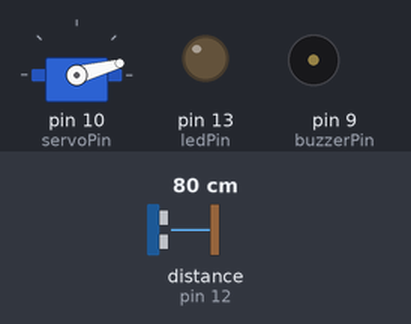
Recording of a sketch running on a simulated Arduino Uno, built with avr-gcc and run on an emulated ATmega328P. Parts: servo, output pins drawn as LEDs (lit = HIGH), buzzer (waves = sounding). Wiring (inferred from the names in the program): ultrasonic range finder: trigger pin 11; echo pin 12. Inputs (shaded band) come from the test bench; at power-on: distance to the obstacle (sensor on pin 12) 80 cm. The echo pulse lasts 58.3 µs per cm; pins used as bus, display or sensor lines are not drawn; what the sketch prints to the serial monitor is not drawn.

Above: at 0.01 s.
1.3 s: distance to the obstacle (sensor on pin 12) set to 2 cm
At 1.9 s:
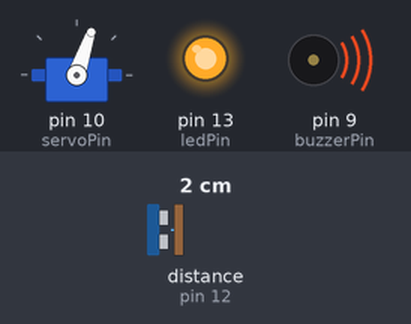
4.3 s: distance to the obstacle (sensor on pin 12) set to 14 cm
7.3 s: distance to the obstacle (sensor on pin 12) set to 18 cm
At 8.0 s:
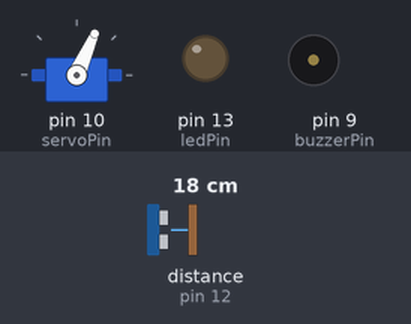
10.3 s: distance to the obstacle (sensor on pin 12) set to 12 cm
At 10.8 s:
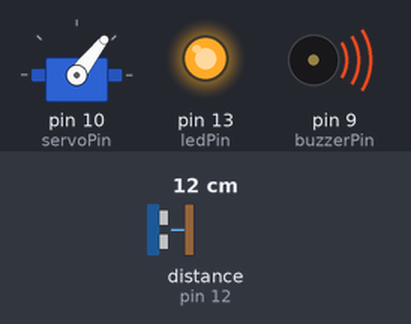
13.3 s: distance to the obstacle (sensor on pin 12) set to 120 cm
At 14.61 s:
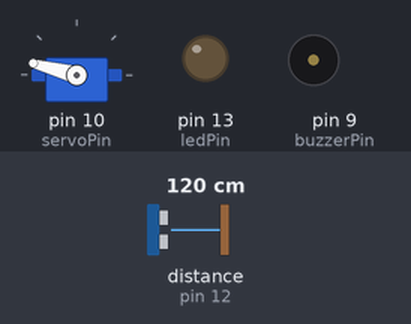
16.3 s: distance to the obstacle (sensor on pin 12) set to 60 cm
Timing chart, 0 to 20.3 s (numbered marks = the images above; inputs shaded):
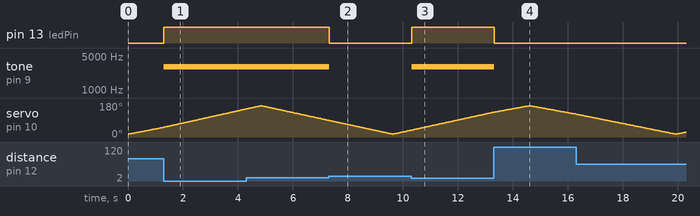

The sketch:

RadarSystem_code.ino
```cpp
#include <Servo.h>


const int trigPin = 11;
const int echoPin = 12;

long duration;
int distance;

const int servoPin = 10;
Servo myServo;

const int ledPin = 13;
const int buzzerPin = 9;

void setup() {
  pinMode(trigPin, OUTPUT);
  pinMode(echoPin, INPUT);

  pinMode(ledPin, OUTPUT);
  pinMode(buzzerPin, OUTPUT);

  Serial.begin(9600);
  myServo.attach(servoPin);
}

void loop() {
  for (int i = 15; i <= 165; i++) {
    myServo.write(i);
    delay(30);

    distance = calculateDistance();
    handleAlerts();

    Serial.print(i);
    Serial.print(",");
    Serial.print(distance);
    Serial.print(".");
  }

  // Repeats the previous lines from 165 to 15 degrees
  for (int i = 165; i > 15; i--) {
    myServo.write(i);
    delay(30);

    distance = calculateDistance();
    handleAlerts();

    Serial.print(i);
    Serial.print(",");
    Serial.print(distance);
    Serial.print(".");
  }
}

int calculateDistance() {
  digitalWrite(trigPin, LOW);
  delayMicroseconds(2);
  digitalWrite(trigPin, HIGH);
  digitalWrite(trigPin, LOW);


  float distance = pulseIn(echoPin, HIGH) / 58.00;
  return distance;
}

void handleAlerts() {

  if (distance <= 15) {
    digitalWrite(ledPin, HIGH);
    tone(buzzerPin, 3000);
  } else {
    digitalWrite(ledPin, LOW);
    noTone(buzzerPin);
  }
}
```

Measured:
- the behaviour switches between 16 and 17 cm on distance to the obstacle (sensor on pin 12) (found by bisection; images 1 and 2)
- after the input at 1.3 s, pin 13 (ledPin): LOW → HIGH at once; tone on pin 9 (buzzerPin): silent → 3000 Hz at once
- after the input at 7.3 s, pin 13 (ledPin): HIGH → LOW at once; tone on pin 9 (buzzerPin): 3000 Hz → silent at once
- after the input at 10.3 s, pin 13 (ledPin): LOW → HIGH at once; tone on pin 9 (buzzerPin): silent → 3000 Hz at once
- after the input at 13.3 s, pin 13 (ledPin): HIGH → LOW at once; tone on pin 9 (buzzerPin): 3000 Hz → silent at once
